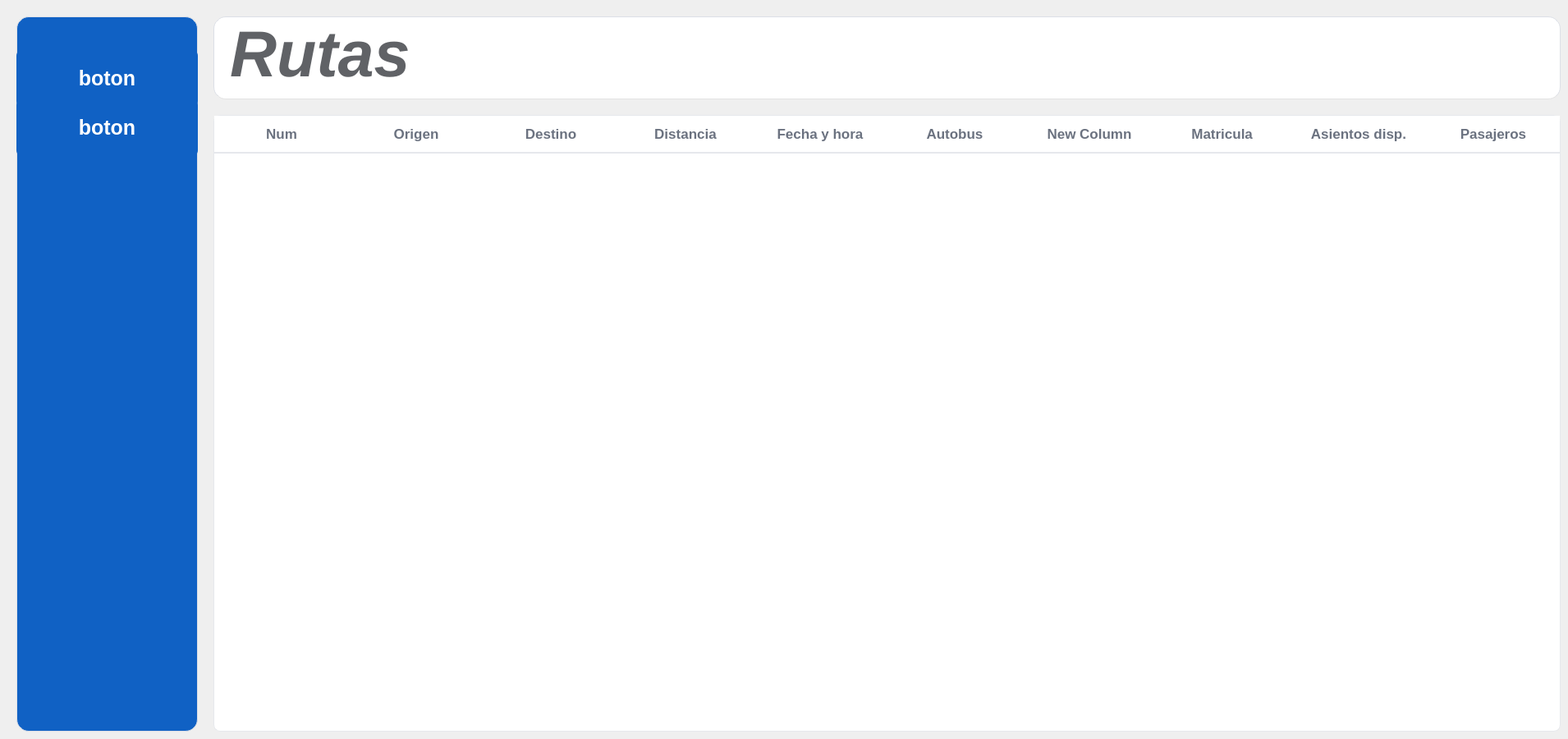
    <widget class="QWidget" name="pagina_rutas">
     <widget class="QWidget" name="botones_rutas" native="true">
      <property name="geometry">
       <rect>
        <x>20</x>
        <y>20</y>
        <width>221</width>
        <height>871</height>
       </rect>
      </property>
      <property name="styleSheet">
       <string notr="true">

background-color: #1061C4;
border: 1px solid #dcdfe6;
border-radius: 15px;
gridline-color: #e0e0e0;
outline: none;
color: #606266;

</string>
      </property>
      <widget class="QPushButton" name="boton_ejemplo_21">
       <property name="geometry">
        <rect>
         <x>0</x>
         <y>40</y>
         <width>221</width>
         <height>71</height>
        </rect>
       </property>
       <property name="font">
        <font>
         <pointsize>-1</pointsize>
         <bold>true</bold>
        </font>
       </property>
       <property name="styleSheet">
        <string notr="true">QPushButton{
	background: #1061C4;
	color:WHITE;
	border:none;
	border-radius: 8px;
	font-weight: bold;
	font-size: 25px;
}

QPushButton:hover {
    background-color: #0D4FAB;    
}

QPushButton:pressed {
    background-color: #0A3F8A;     
}</string>
       </property>
       <property name="text">
        <string>boton</string>
       </property>
       <property name="iconSize">
        <size>
         <width>30</width>
         <height>30</height>
        </size>
       </property>
      </widget>
      <widget class="QPushButton" name="boton_ejemplo_22">
       <property name="geometry">
        <rect>
         <x>0</x>
         <y>100</y>
         <width>221</width>
         <height>71</height>
        </rect>
       </property>
       <property name="font">
        <font>
         <pointsize>-1</pointsize>
         <bold>true</bold>
        </font>
       </property>
       <property name="styleSheet">
        <string notr="true">QPushButton{
	background: #1061C4;
	color:WHITE;
	border:none;
	border-radius: 8px;
	font-weight: bold;
	font-size: 25px;
}

QPushButton:hover {
    background-color: #0D4FAB;    
}

QPushButton:pressed {
    background-color: #0A3F8A;     
}</string>
       </property>
       <property name="text">
        <string>boton</string>
       </property>
       <property name="iconSize">
        <size>
         <width>30</width>
         <height>30</height>
        </size>
       </property>
      </widget>
     </widget>
     <widget class="QWidget" name="widget_opfiltro_8" native="true">
      <property name="geometry">
       <rect>
        <x>260</x>
        <y>20</y>
        <width>1641</width>
        <height>101</height>
       </rect>
      </property>
      <property name="styleSheet">
       <string notr="true">background-color: #ffffff;
border: 1px solid #dcdfe6;
border-radius: 15px;
gridline-color: #e0e0e0;
outline: none;
color: #606266;
border-radius: 15px;
border-bottom: 1px solid #E3E3E3;

</string>
      </property>
      <widget class="QLabel" name="label_estatico_operadores_10">
       <property name="geometry">
        <rect>
         <x>20</x>
         <y>10</y>
         <width>551</width>
         <height>71</height>
        </rect>
       </property>
       <property name="font">
        <font>
         <pointsize>59</pointsize>
         <italic>true</italic>
         <bold>true</bold>
        </font>
       </property>
       <property name="styleSheet">
        <string notr="true">border:none

</string>
       </property>
       <property name="text">
        <string>Rutas</string>
       </property>
      </widget>
     </widget>
     <widget class="QTableWidget" name="QtableWidget_corridas_8">
      <property name="geometry">
       <rect>
        <x>260</x>
        <y>140</y>
        <width>1641</width>
        <height>751</height>
       </rect>
      </property>
      <property name="font">
       <font>
        <pointsize>-1</pointsize>
        <bold>true</bold>
       </font>
      </property>
      <property name="layoutDirection">
       <enum>Qt::LayoutDirection::LeftToRight</enum>
      </property>
      <property name="styleSheet">
       <string notr="true">QTableView {
    background: #ffffff;
    border: 1px solid #e6e8ec;
    border-radius: 8px;
    gridline-color: #f1f1f3;
    selection-background-color: #e8f0fe;
    selection-color: #1a1a1a;
    font-size: 14px;
    color: #333;
    alternate-background-color: #fafbff;
    show-grid: false;
}

QTableView::item {
    padding: 8px 12px;
    border: 0px;
}

QTableView::item:hover {
    background: #f5f8ff;
}

QTableView::item:selected {
    background: #e2edff;
    color: #1a1a1a;
}

QHeaderView::section {
    background: #ffffff;
    color: #6b7280;
    padding: 10px 12px;
    border: 0;
    border-bottom: 2px solid #e6e8ec;
    font-size: 17px;
    font-weight: 600;
}

QHeaderView::section:hover {
    background: #f7f9fc;
}

QHeaderView {
    background: #ffffff;
    border: 0;
}

QTableView::indicator {
    width: 18px;
    height: 18px;
}

QHeaderView::section:first {
    border-top-left-radius: 15px;
}

QHeaderView::section:last {
    border-top-right-radius: 15px;
}

QScrollBar:vertical {
    background: transparent;
    width: 10px;
    margin: 0px;
}

QScrollBar::handle:vertical {
    background: #cfd3da;
    min-height: 25px;
    border-radius: 5px;
}

QScrollBar::handle:vertical:hover {
    background: #b5bac4;
}

QScrollBar::add-line,
QScrollBar::sub-line {
    background: none;
    height: 0px;
}
</string>
      </property>
      <property name="horizontalScrollBarPolicy">
       <enum>Qt::ScrollBarPolicy::ScrollBarAlwaysOff</enum>
      </property>
      <property name="sizeAdjustPolicy">
       <enum>QAbstractScrollArea::SizeAdjustPolicy::AdjustIgnored</enum>
      </property>
      <attribute name="horizontalHeaderVisible">
       <bool>true</bool>
      </attribute>
      <attribute name="horizontalHeaderCascadingSectionResizes">
       <bool>false</bool>
      </attribute>
      <attribute name="horizontalHeaderDefaultSectionSize">
       <number>164</number>
      </attribute>
      <attribute name="horizontalHeaderHighlightSections">
       <bool>false</bool>
      </attribute>
      <column>
       <property name="text">
        <string>Num</string>
       </property>
       <property name="font">
        <font>
         <bold>true</bold>
        </font>
       </property>
      </column>
      <column>
       <property name="text">
        <string>Origen</string>
       </property>
       <property name="font">
        <font>
         <bold>true</bold>
        </font>
       </property>
      </column>
      <column>
       <property name="text">
        <string>Destino</string>
       </property>
       <property name="font">
        <font>
         <bold>true</bold>
        </font>
       </property>
      </column>
      <column>
       <property name="text">
        <string>Distancia</string>
       </property>
       <property name="font">
        <font>
         <bold>true</bold>
        </font>
       </property>
      </column>
      <column>
       <property name="text">
        <string>Fecha y hora</string>
       </property>
       <property name="font">
        <font>
         <bold>true</bold>
        </font>
       </property>
      </column>
      <column>
       <property name="text">
        <string>Autobus</string>
       </property>
       <property name="font">
        <font>
         <bold>true</bold>
        </font>
       </property>
      </column>
      <column>
       <property name="text">
        <string>New Column</string>
       </property>
      </column>
      <column>
       <property name="text">
        <string>Matricula </string>
       </property>
       <property name="font">
        <font>
         <bold>true</bold>
        </font>
       </property>
      </column>
      <column>
       <property name="text">
        <string>Asientos disp.</string>
       </property>
       <property name="font">
        <font>
         <bold>true</bold>
        </font>
       </property>
      </column>
      <column>
       <property name="text">
        <string>Pasajeros</string>
       </property>
       <property name="font">
        <font>
         <bold>true</bold>
        </font>
       </property>
      </column>
     </widget>
    </widget>
